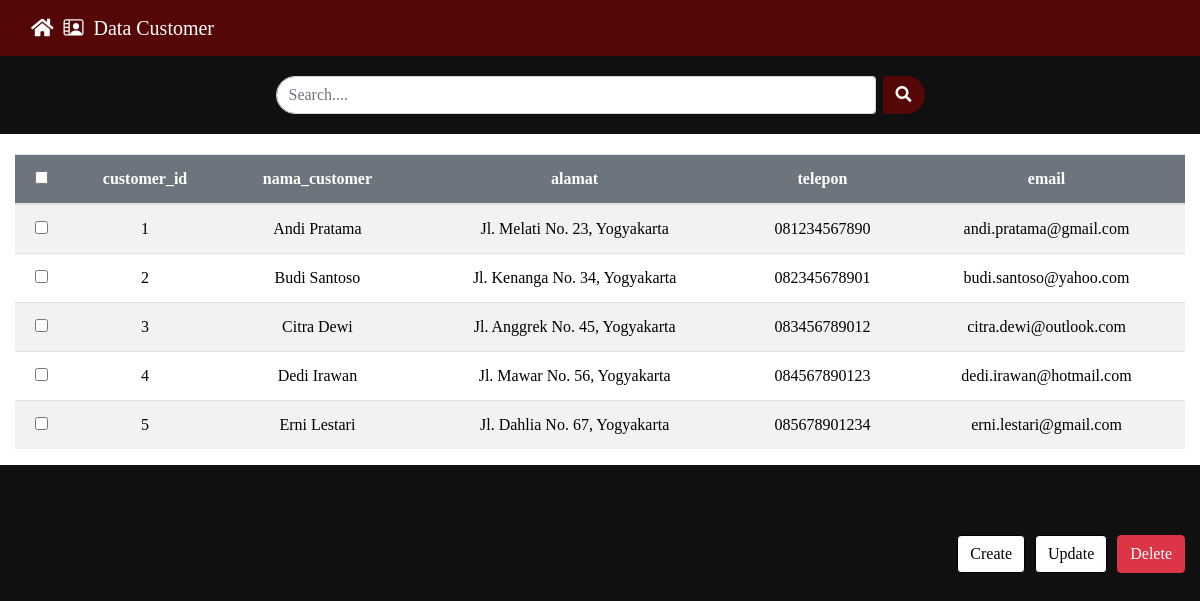
Page /pages/PageDataCustomer/PAGESS/DataCustomer.php on the committed database.
### tables this page shows
CREATE TABLE `customer` (
  `customer_id` int(11) NOT NULL,
  `nama_customer` varchar(255) NOT NULL,
  `alamat` text DEFAULT NULL,
  `telepon` varchar(15) DEFAULT NULL,
  `email` varchar(255) DEFAULT NULL
);

### pages/PageDataCustomer/PAGESS/DataCustomer.php (the view, shortened to what this page needs)
<?php
include "config.php";
?>
<!DOCTYPE html>
<html lang="en">
<head>
    <link rel="stylesheet" href="https://maxcdn.bootstrapcdn.com/bootstrap/4.0.0/css/bootstrap.min.css">
    <link rel="stylesheet" href="https://cdnjs.cloudflare.com/ajax/libs/font-awesome/5.15.4/css/all.min.css">
    <link rel="stylesheet" href="https://cdnjs.cloudflare.com/ajax/libs/bootstrap-icons/1.8.1/font/bootstrap-icons.min.css">
</head>
<body>
    <div class="container-fluid" id="navbar-container">
        <nav class="navbar navbar-expand-lg navbar-light">
            <a class="navbar-brand" href="#">
                <i class="fas fa-home"></i>
                <i class="bi bi-person-video2"></i>
                Data Customer
            </a>
        </nav>
    </div>
    <form class="form-inline my-4 my-lg-0" method="GET">
        <input class="form-control mr-sm-2" type="search" name="search" placeholder="Search...." aria-label="Search">
        <button class="btn my-2 my-sm-0" type="submit">
            <i class="fas fa-search"></i>
        </button>
    </form>
    <div class="container-fluid">
        <div class="row">
            <div class="col-md-12">
                <form id="dataForm" action="customer_hapus.php" method="post">
                    <table class="table table-striped">
                        <thead>
                         <tr>
                            <th><input type="checkbox" id="select-all"></th>
                            <th>customer_id</th>
                            <th>nama_customer</th>
                            <th>alamat</th>
                            <th>telepon</th>
                            <th>email</th>
                         </tr>
                        </thead>
                        <tbody>
                        <?php
                           $sql = "SELECT customer_id, nama_customer, alamat, telepon, email FROM customer";
                           $sql .= " ORDER BY customer_id";
                           $hasil = mysqli_query($config, $sql);
                           if (mysqli_num_rows($hasil) > 0) {
                               while ($data = mysqli_fetch_array($hasil)) {
                            ?>
                            <tr>
                                <td><input type="checkbox" name="selected[]" value="<?php echo $data['customer_id']; ?>"></td>
                                <td><?php echo $data['customer_id']; ?></td>
                                <td><?php echo $data['nama_customer']; ?></td>
                                <td><?php echo $data['alamat']; ?></td>
                                <td><?php echo $data['telepon']; ?></td>
                                <td><?php echo $data['email']; ?></td>
                            </tr>
                            <?php
                                }
                            } else {
                                echo "<tr><td colspan='6'>No records found</td></tr>";
                            }
                            ?>
                        </tbody>
                    </table>
                </form>
            </div>
        </div>
        <div class="action-buttons">
            <button class="btn btn-white-black" onclick="document.getElementById('dataForm').action='createDataCostumer.php'; document.getElementById('dataForm').submit();">Create</button>
            <button class="btn btn-white-black" onclick="updateSelectedCustomer();">Update</button>
            <button class="btn btn-danger" onclick="document.getElementById('dataForm').submit();">Delete</button>
        </div>
    </div>
</body>
</html>

### pages/PageDataCustomer/PAGESS/DataCustomer.php (style rules this page uses)
body { font-family: Inknut Antiqua; background-color: #101010; }
#navbar-container { background-color: rgb(85, 6, 6); margin-bottom: 20px; }
.navbar-brand { color: white !important; display: flex; align-items: center; }
.navbar-brand i { margin-right: 10px; }
.form-inline { display: flex; justify-content: center; width: 100%; margin-top: 20px; }
.form-inline .form-control { flex: 1; max-width: 600px; border-top-left-radius: 25px; border-bottom-left-radius: 25px; }
.form-inline .btn { margin-left: -1px; border-top-right-radius: 25px; border-bottom-right-radius: 25px; background-color: rgb(85, 6, 6); color: white; }
.row { color: black; background-color: white; margin-top: 20px; }
.table { width: 100%; margin-top: 20px; }
.table th { background-color: #6c757d; color: white; text-align: center; }
.table td { text-align: center; }
.action-buttons { display: flex; justify-content: flex-end; margin-top: 70px; }
.action-buttons .btn { margin-left: 10px; }
.btn-white-black { background-color: white; color: black; border: 1px solid black; }

### rows in the picture
customer: customer_id "1", nama_customer "Andi Pratama", alamat "Jl. Melati No. 23, Yogyakarta", telepon "081234567890", email "andi.pratama@gmail.com"
customer: customer_id "2", nama_customer "Budi Santoso", alamat "Jl. Kenanga No. 34, Yogyakarta", telepon "082345678901", email "budi.santoso@yahoo.com"
customer: customer_id "3", nama_customer "Citra Dewi", alamat "Jl. Anggrek No. 45, Yogyakarta", telepon "083456789012", email "citra.dewi@outlook.com"
customer: customer_id "4", nama_customer "Dedi Irawan", alamat "Jl. Mawar No. 56, Yogyakarta", telepon "084567890123", email "dedi.irawan@hotmail.com"
customer: customer_id "5", nama_customer "Erni Lestari", alamat "Jl. Dahlia No. 67, Yogyakarta", telepon "085678901234", email "erni.lestari@gmail.com"
